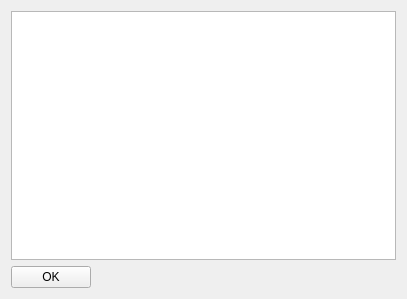
<?xml version="1.0" encoding="UTF-8"?>
<ui version="4.0">
 <class>Widget</class>
 <widget class="QWidget" name="Widget">
  <property name="geometry">
   <rect>
    <x>0</x>
    <y>0</y>
    <width>407</width>
    <height>299</height>
   </rect>
  </property>
  <property name="windowTitle">
   <string>Widget</string>
  </property>
  <layout class="QVBoxLayout" name="verticalLayout_2">
   <item>
    <layout class="QVBoxLayout" name="verticalLayout">
     <item>
      <widget class="QPlainTextEdit" name="textEdit"/>
     </item>
     <item>
      <layout class="QHBoxLayout" name="horizontalLayout">
       <item>
        <widget class="QPushButton" name="pushButton">
         <property name="text">
          <string>OK</string>
         </property>
        </widget>
       </item>
       <item>
        <spacer name="horizontalSpacer">
         <property name="orientation">
          <enum>Qt::Horizontal</enum>
         </property>
         <property name="sizeHint" stdset="0">
          <size>
           <width>40</width>
           <height>20</height>
          </size>
         </property>
        </spacer>
       </item>
      </layout>
     </item>
    </layout>
   </item>
  </layout>
 </widget>
 <layoutdefault spacing="6" margin="11"/>
 <resources/>
 <connections/>
</ui>
